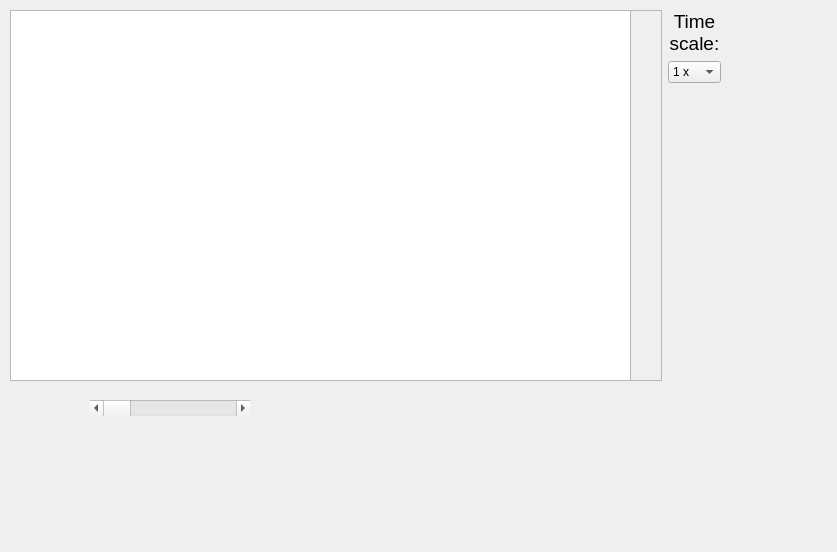
<?xml version="1.0" encoding="UTF-8"?>
<ui version="4.0">
 <class>Form</class>
 <widget class="QWidget" name="Form">
  <property name="geometry">
   <rect>
    <x>0</x>
    <y>0</y>
    <width>837</width>
    <height>552</height>
   </rect>
  </property>
  <property name="windowTitle">
   <string>Form</string>
  </property>
  <widget class="QWidget" name="layoutWidget">
   <property name="geometry">
    <rect>
     <x>10</x>
     <y>10</y>
     <width>711</width>
     <height>371</height>
    </rect>
   </property>
   <layout class="QGridLayout" name="gridLayout">
    <item row="0" column="0" rowspan="2">
     <widget class="ChartFrame" name="frame">
      <property name="sizePolicy">
       <sizepolicy hsizetype="Expanding" vsizetype="Expanding">
        <horstretch>0</horstretch>
        <verstretch>0</verstretch>
       </sizepolicy>
      </property>
      <property name="frameShape">
       <enum>QFrame::StyledPanel</enum>
      </property>
      <property name="frameShadow">
       <enum>QFrame::Raised</enum>
      </property>
      <widget class="ChartPlot" name="chart">
       <property name="geometry">
        <rect>
         <x>0</x>
         <y>0</y>
         <width>621</width>
         <height>371</height>
        </rect>
       </property>
       <property name="sizePolicy">
        <sizepolicy hsizetype="Maximum" vsizetype="Maximum">
         <horstretch>0</horstretch>
         <verstretch>0</verstretch>
        </sizepolicy>
       </property>
       <property name="contextMenuPolicy">
        <enum>Qt::CustomContextMenu</enum>
       </property>
      </widget>
     </widget>
    </item>
    <item row="0" column="1">
     <layout class="QVBoxLayout" name="verticalLayout">
      <item>
       <widget class="QLabel" name="label_3">
        <property name="text">
         <string>&lt;html&gt;&lt;head/&gt;&lt;body&gt;&lt;p align=&quot;center&quot;&gt;&lt;span style=&quot; font-size:14pt;&quot;&gt;Time&lt;br/&gt;scale:&lt;/span&gt;&lt;/p&gt;&lt;/body&gt;&lt;/html&gt;</string>
        </property>
       </widget>
      </item>
      <item>
       <widget class="QComboBox" name="timezoom">
        <property name="sizePolicy">
         <sizepolicy hsizetype="Fixed" vsizetype="Fixed">
          <horstretch>0</horstretch>
          <verstretch>0</verstretch>
         </sizepolicy>
        </property>
        <property name="maximumSize">
         <size>
          <width>70</width>
          <height>16777215</height>
         </size>
        </property>
        <item>
         <property name="text">
          <string>1 x</string>
         </property>
        </item>
        <item>
         <property name="text">
          <string>2 x</string>
         </property>
        </item>
        <item>
         <property name="text">
          <string>5 x</string>
         </property>
        </item>
        <item>
         <property name="text">
          <string>10 x</string>
         </property>
        </item>
       </widget>
      </item>
     </layout>
    </item>
    <item row="1" column="1">
     <spacer name="verticalSpacer">
      <property name="orientation">
       <enum>Qt::Vertical</enum>
      </property>
      <property name="sizeHint" stdset="0">
       <size>
        <width>20</width>
        <height>40</height>
       </size>
      </property>
     </spacer>
    </item>
   </layout>
  </widget>
  <widget class="QScrollBar" name="timescroll">
   <property name="geometry">
    <rect>
     <x>90</x>
     <y>400</y>
     <width>160</width>
     <height>16</height>
    </rect>
   </property>
   <property name="sizePolicy">
    <sizepolicy hsizetype="Maximum" vsizetype="Fixed">
     <horstretch>0</horstretch>
     <verstretch>0</verstretch>
    </sizepolicy>
   </property>
   <property name="maximum">
    <number>1000</number>
   </property>
   <property name="orientation">
    <enum>Qt::Horizontal</enum>
   </property>
  </widget>
 </widget>
 <customwidgets>
  <customwidget>
   <class>ChartPlot</class>
   <extends>QGraphicsView</extends>
   <header>chartplot.h</header>
  </customwidget>
  <customwidget>
   <class>ChartFrame</class>
   <extends>QFrame</extends>
   <header>chartframe.h</header>
   <container>1</container>
  </customwidget>
 </customwidgets>
 <resources/>
 <connections/>
</ui>
